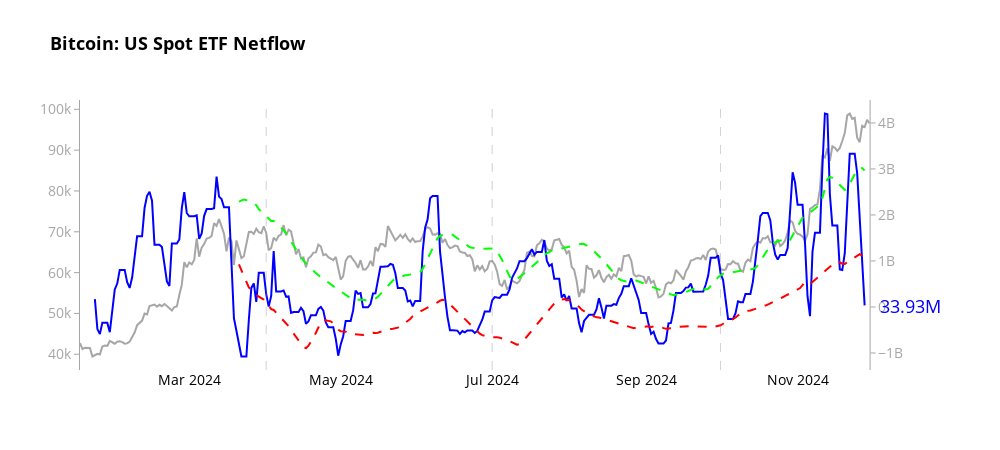
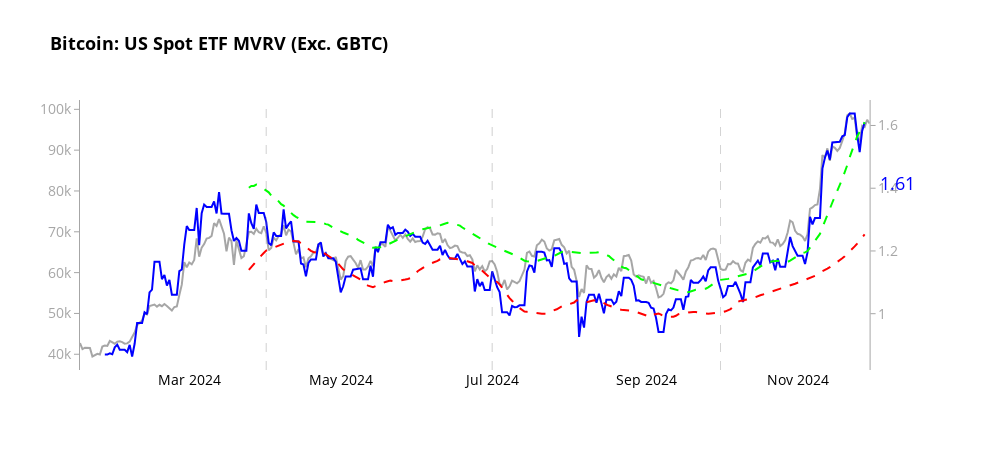

These figures' notebook cell, in order:
### Code cell
# Create charts for each indicator
indicators = [
    ('etfFlow_sma_meandev',"Bitcoin: US Spot ETF Netflow", "on", ["etfFlow_upper", "etfFlow_lower"]),
    ('etfmvrv_sma_meandev',"Bitcoin: US Spot ETF MVRV (Exc. GBTC)", "on", ["etfmvrv_upper", "etfmvrv_lower"])
]

for indicator, title,  bands, upper_lower in indicators:
    fig = create_indicator_chart(merged_df, indicator, title, bands, upper_lower)
    
    # Show the plot
    fig.show()
    
    # Optionally, save the plot as an HTML file
    pio.write_html(fig, file=f'bitcoin_analysis_{indicator}_two_year.html')

print("All charts have been displayed and saved as separate HTML files.")

### Figure 1 — Plotly figure (JSON) as saved in the notebook; plotly's stock layout.template omitted (floating-point values rounded to 4 significant figures; data arrays with more than 128 entries replaced by an {"elided": "..."} marker saying what was removed)
{"data": [{"line": {"color": "rgba(128, 128, 128, 0.7)", "width": 2}, "mode": "lines", "name": "Price USD", "x": {"elided": "319 str values"}, "y": {"elided": "319 float values"}, "type": "scatter", "xaxis": "x", "yaxis": "y"}, {"line": {"color": "rgb(0, 0, 255)", "width": 2}, "mode": "lines", "name": "etfFlow_sma_meandev", "x": {"elided": "319 str values"}, "y": {"elided": "319 float values"}, "type": "scatter", "xaxis": "x", "yaxis": "y2"}, {"line": {"color": "rgb(0, 255, 0)", "dash": "dash", "width": 2}, "mode": "lines", "name": "Upper Band", "x": {"elided": "319 str values"}, "y": {"elided": "319 float values"}, "type": "scatter", "xaxis": "x", "yaxis": "y2"}, {"line": {"color": "rgb(255, 0, 0)", "dash": "dash", "width": 2}, "mode": "lines", "name": "Lower Band", "x": {"elided": "319 str values"}, "y": {"elided": "319 float values"}, "type": "scatter", "xaxis": "x", "yaxis": "y2"}], "layout": {"xaxis": {"anchor": "y", "domain": [0.0, 0.94], "tickfont": {"color": "black", "size": 14}, "title": {"text": ""}, "showgrid": false, "zeroline": false}, "yaxis": {"anchor": "x", "domain": [0.0, 1.0], "tickfont": {"color": "rgba(128, 128, 128, 0.7)", "size": 14}, "title": {"font": {"size": 18}, "text": ""}, "showgrid": false, "zeroline": false, "showline": true, "linecolor": "rgba(128, 128, 128, 0.7)", "ticks": "outside", "tickcolor": "rgba(128, 128, 128, 0.7)"}, "yaxis2": {"anchor": "x", "overlaying": "y", "side": "right", "tickfont": {"color": "rgba(128, 128, 128, 0.7)", "size": 14}, "title": {"font": {"size": 18}, "text": ""}, "showgrid": false, "zeroline": false, "showline": true, "linecolor": "rgba(128, 128, 128, 0.7)", "ticks": "outside", "tickcolor": "rgba(128, 128, 128, 0.7)", "autorange": true}, "shapes": [{"line": {"color": "rgba(128, 128, 128, 0.7)", "dash": "dash", "width": 0.75}, "opacity": 0.7, "type": "line", "x0": "2024-04-01T00:00:00", "x1": "2024-04-01T00:00:00", "xref": "x", "y0": 0, "y1": 1, "yref": "y domain"}, {"line": {"color": "rgba(128, 128, 128, 0.7)", "dash": "dash", "width": 0.75}, "opacity": 0.7, "type": "line", "x0": "2024-07-01T00:00:00", "x1": "2024-07-01T00:00:00", "xref": "x", "y0": 0, "y1": 1, "yref": "y domain"}, {"line": {"color": "rgba(128, 128, 128, 0.7)", "dash": "dash", "width": 0.75}, "opacity": 0.7, "type": "line", "x0": "2024-10-01T00:00:00", "x1": "2024-10-01T00:00:00", "xref": "x", "y0": 0, "y1": 1, "yref": "y domain"}], "annotations": [{"align": "left", "font": {"color": "rgb(0, 0, 255)", "size": 18}, "showarrow": false, "text": "33.93M", "x": 0.95, "xanchor": "left", "xref": "paper", "y": 29860000.0, "yanchor": "middle", "yref": "y2"}], "title": {"font": {"color": "black", "size": 18, "weight": "bold"}, "text": "Bitcoin: US Spot ETF Netflow"}, "font": {"color": "black", "size": 14}, "showlegend": false, "hovermode": "x unified", "plot_bgcolor": "white", "paper_bgcolor": "white", "width": 1000, "height": 450}}

### Figure 2 — Plotly figure (JSON) as saved in the notebook; plotly's stock layout.template omitted (floating-point values rounded to 4 significant figures; data arrays with more than 128 entries replaced by an {"elided": "..."} marker saying what was removed)
{"data": [{"line": {"color": "rgba(128, 128, 128, 0.7)", "width": 2}, "mode": "lines", "name": "Price USD", "x": {"elided": "319 str values"}, "y": {"elided": "319 float values"}, "type": "scatter", "xaxis": "x", "yaxis": "y"}, {"line": {"color": "rgb(0, 0, 255)", "width": 2}, "mode": "lines", "name": "etfmvrv_sma_meandev", "x": {"elided": "319 str values"}, "y": {"elided": "319 float values"}, "type": "scatter", "xaxis": "x", "yaxis": "y2"}, {"line": {"color": "rgb(0, 255, 0)", "dash": "dash", "width": 2}, "mode": "lines", "name": "Upper Band", "x": {"elided": "319 str values"}, "y": {"elided": "319 float values"}, "type": "scatter", "xaxis": "x", "yaxis": "y2"}, {"line": {"color": "rgb(255, 0, 0)", "dash": "dash", "width": 2}, "mode": "lines", "name": "Lower Band", "x": {"elided": "319 str values"}, "y": {"elided": "319 float values"}, "type": "scatter", "xaxis": "x", "yaxis": "y2"}], "layout": {"xaxis": {"anchor": "y", "domain": [0.0, 0.94], "tickfont": {"color": "black", "size": 14}, "title": {"text": ""}, "showgrid": false, "zeroline": false}, "yaxis": {"anchor": "x", "domain": [0.0, 1.0], "tickfont": {"color": "rgba(128, 128, 128, 0.7)", "size": 14}, "title": {"font": {"size": 18}, "text": ""}, "showgrid": false, "zeroline": false, "showline": true, "linecolor": "rgba(128, 128, 128, 0.7)", "ticks": "outside", "tickcolor": "rgba(128, 128, 128, 0.7)"}, "yaxis2": {"anchor": "x", "overlaying": "y", "side": "right", "tickfont": {"color": "rgba(128, 128, 128, 0.7)", "size": 14}, "title": {"font": {"size": 18}, "text": ""}, "showgrid": false, "zeroline": false, "showline": true, "linecolor": "rgba(128, 128, 128, 0.7)", "ticks": "outside", "tickcolor": "rgba(128, 128, 128, 0.7)", "autorange": true}, "shapes": [{"line": {"color": "rgba(128, 128, 128, 0.7)", "dash": "dash", "width": 0.75}, "opacity": 0.7, "type": "line", "x0": "2024-04-01T00:00:00", "x1": "2024-04-01T00:00:00", "xref": "x", "y0": 0, "y1": 1, "yref": "y domain"}, {"line": {"color": "rgba(128, 128, 128, 0.7)", "dash": "dash", "width": 0.75}, "opacity": 0.7, "type": "line", "x0": "2024-07-01T00:00:00", "x1": "2024-07-01T00:00:00", "xref": "x", "y0": 0, "y1": 1, "yref": "y domain"}, {"line": {"color": "rgba(128, 128, 128, 0.7)", "dash": "dash", "width": 0.75}, "opacity": 0.7, "type": "line", "x0": "2024-10-01T00:00:00", "x1": "2024-10-01T00:00:00", "xref": "x", "y0": 0, "y1": 1, "yref": "y domain"}], "annotations": [{"align": "left", "font": {"color": "rgb(0, 0, 255)", "size": 18}, "showarrow": false, "text": "1.61", "x": 0.95, "xanchor": "left", "xref": "paper", "y": 1.417, "yanchor": "middle", "yref": "y2"}], "title": {"font": {"color": "black", "size": 18, "weight": "bold"}, "text": "Bitcoin: US Spot ETF MVRV (Exc. GBTC)"}, "font": {"color": "black", "size": 14}, "showlegend": false, "hovermode": "x unified", "plot_bgcolor": "white", "paper_bgcolor": "white", "width": 1000, "height": 450}}
